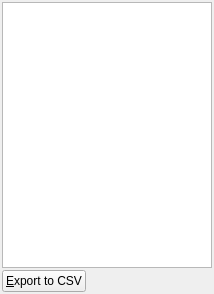
<?xml version="1.0" encoding="UTF-8"?>
<ui version="4.0">
 <class>VerticalCrossSectionWindowElevationsDockWidgetView</class>
 <widget class="QWidget" name="VerticalCrossSectionWindowElevationsDockWidgetView">
  <property name="geometry">
   <rect>
    <x>0</x>
    <y>0</y>
    <width>214</width>
    <height>294</height>
   </rect>
  </property>
  <property name="windowTitle">
   <string>Form</string>
  </property>
  <layout class="QVBoxLayout" name="verticalLayout">
   <property name="spacing">
    <number>2</number>
   </property>
   <property name="leftMargin">
    <number>2</number>
   </property>
   <property name="topMargin">
    <number>2</number>
   </property>
   <property name="rightMargin">
    <number>2</number>
   </property>
   <property name="bottomMargin">
    <number>2</number>
   </property>
   <item>
    <widget class="QTableView" name="tableView"/>
   </item>
   <item>
    <layout class="QHBoxLayout" name="horizontalLayout">
     <item>
      <widget class="QPushButton" name="exportButton">
       <property name="text">
        <string>&amp;Export to CSV</string>
       </property>
      </widget>
     </item>
     <item>
      <spacer name="horizontalSpacer">
       <property name="orientation">
        <enum>Qt::Horizontal</enum>
       </property>
       <property name="sizeHint" stdset="0">
        <size>
         <width>40</width>
         <height>20</height>
        </size>
       </property>
      </spacer>
     </item>
    </layout>
   </item>
  </layout>
 </widget>
 <resources>
  <include location="../../rivmaker.qrc"/>
 </resources>
 <connections/>
</ui>
